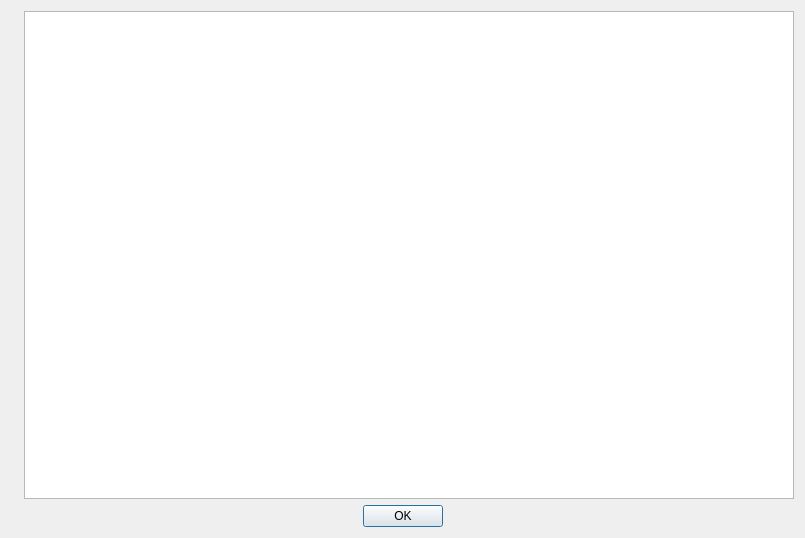
<?xml version="1.0" encoding="UTF-8"?>
<ui version="4.0">
 <class>AboutDialog</class>
 <widget class="QDialog" name="AboutDialog">
  <property name="geometry">
   <rect>
    <x>0</x>
    <y>0</y>
    <width>805</width>
    <height>538</height>
   </rect>
  </property>
  <property name="minimumSize">
   <size>
    <width>600</width>
    <height>400</height>
   </size>
  </property>
  <property name="windowTitle">
   <string>Dialog</string>
  </property>
  <layout class="QVBoxLayout" name="verticalLayout">
   <item>
    <layout class="QHBoxLayout" name="horizontalLayout_2">
     <item>
      <widget class="QLabel" name="label">
       <property name="text">
        <string/>
       </property>
       <property name="pixmap">
        <pixmap resource="resources.qrc">:/icons/pics/cart.png</pixmap>
       </property>
      </widget>
     </item>
     <item>
      <widget class="QTextBrowser" name="myText">
       <property name="openExternalLinks">
        <bool>true</bool>
       </property>
      </widget>
     </item>
    </layout>
   </item>
   <item>
    <layout class="QHBoxLayout" name="horizontalLayout">
     <item>
      <spacer name="horizontalSpacer">
       <property name="orientation">
        <enum>Qt::Horizontal</enum>
       </property>
       <property name="sizeHint" stdset="0">
        <size>
         <width>40</width>
         <height>20</height>
        </size>
       </property>
      </spacer>
     </item>
     <item>
      <widget class="QDialogButtonBox" name="buttonBox">
       <property name="sizePolicy">
        <sizepolicy hsizetype="Fixed" vsizetype="Fixed">
         <horstretch>0</horstretch>
         <verstretch>0</verstretch>
        </sizepolicy>
       </property>
       <property name="orientation">
        <enum>Qt::Horizontal</enum>
       </property>
       <property name="standardButtons">
        <set>QDialogButtonBox::Ok</set>
       </property>
      </widget>
     </item>
     <item>
      <spacer name="horizontalSpacer_2">
       <property name="orientation">
        <enum>Qt::Horizontal</enum>
       </property>
       <property name="sizeHint" stdset="0">
        <size>
         <width>40</width>
         <height>20</height>
        </size>
       </property>
      </spacer>
     </item>
    </layout>
   </item>
  </layout>
 </widget>
 <tabstops>
  <tabstop>buttonBox</tabstop>
 </tabstops>
 <resources>
  <include location="resources.qrc"/>
 </resources>
 <connections>
  <connection>
   <sender>buttonBox</sender>
   <signal>accepted()</signal>
   <receiver>AboutDialog</receiver>
   <slot>accept()</slot>
   <hints>
    <hint type="sourcelabel">
     <x>348</x>
     <y>265</y>
    </hint>
    <hint type="destinationlabel">
     <x>157</x>
     <y>274</y>
    </hint>
   </hints>
  </connection>
  <connection>
   <sender>buttonBox</sender>
   <signal>rejected()</signal>
   <receiver>AboutDialog</receiver>
   <slot>reject()</slot>
   <hints>
    <hint type="sourcelabel">
     <x>316</x>
     <y>260</y>
    </hint>
    <hint type="destinationlabel">
     <x>286</x>
     <y>274</y>
    </hint>
   </hints>
  </connection>
 </connections>
</ui>
